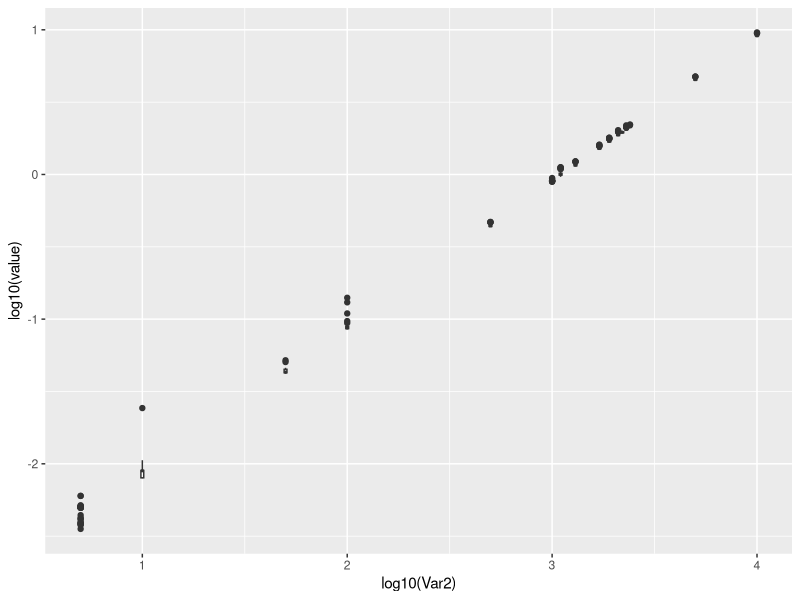
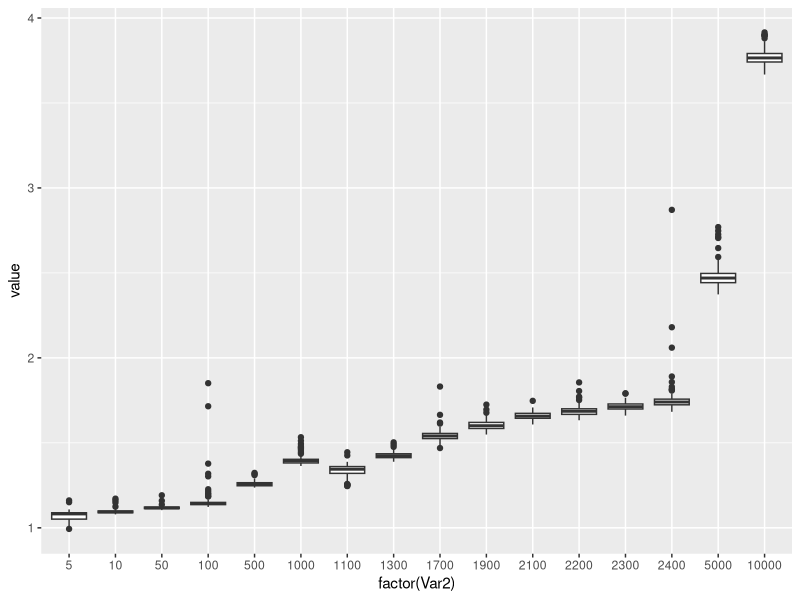
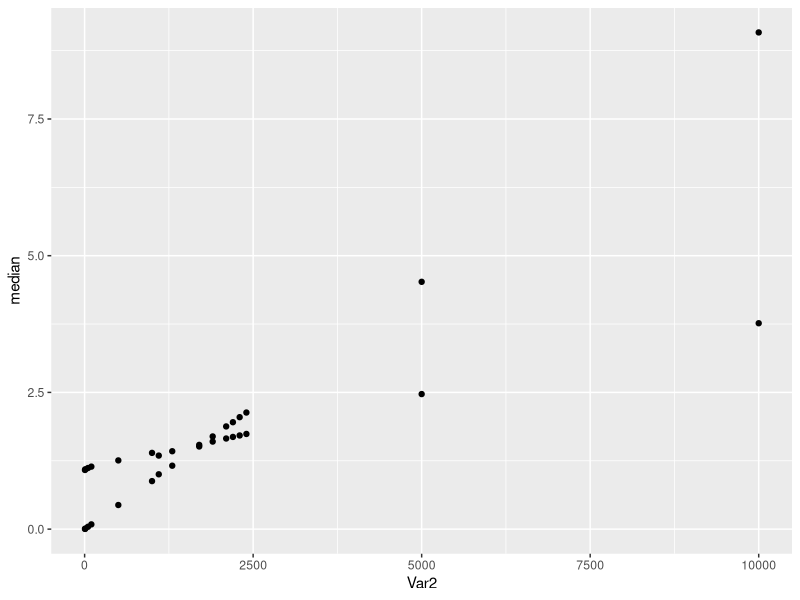

Source code (R) for these figures, in order:
# Title     : TODO
# Objective : TODO
# Created by: jdfre
# Created on: 4/24/2021

library(ggplot2)
library(dplyr)
normal = read.csv("benchmark/normal.csv", stringsAsFactors = F, header = F)
para = read.csv("benchmark/para.csv", stringsAsFactors = F, header = F)

rownames(normal) = normal[,ncol(normal)]; normal[,ncol(normal)] = NULL
rownames(para) = para[,ncol(para)]; para[,ncol(para)] = NULL

normal = t(normal)
rownames(normal) = NULL

para = t(para)
rownames(para) = NULL

a = reshape2::melt(normal)
b = reshape2::melt(para)


ggplot(a, aes(log10(Var2), log10(value), group = Var2)) + geom_boxplot()
ggplot(b, aes(factor(Var2), value, group = Var2)) + geom_boxplot()

se = function(x) sd(x)/sqrt(length(x))
normal.stats = a %>% group_by(Var2) %>% summarise(mean = mean(value), se = se(value), median = median(value), mad = mad(value))

para.stats = b %>% group_by(Var2) %>% summarise(mean = mean(value), se = se(value), median = median(value), mad = mad(value))

ggplot(normal.stats, aes(Var2, median)) +
  geom_point() +
  geom_point(data = para.stats, aes(Var2, median))